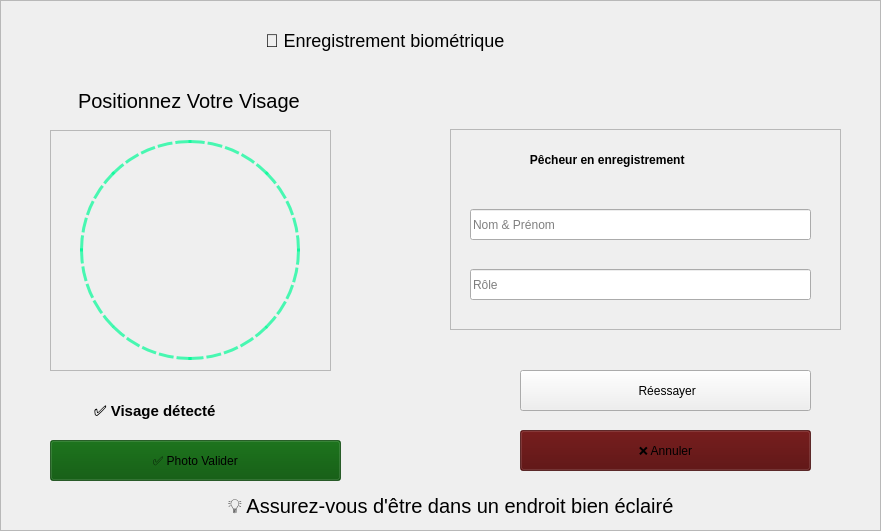
     <widget class="QFrame" name="framefaceidp">
      <property name="geometry">
       <rect>
        <x>550</x>
        <y>160</y>
        <width>881</width>
        <height>531</height>
       </rect>
      </property>
      <property name="frameShape">
       <enum>QFrame::Shape::StyledPanel</enum>
      </property>
      <property name="frameShadow">
       <enum>QFrame::Shadow::Raised</enum>
      </property>
      <widget class="QLabel" name="faceGuideCircle_4p">
       <property name="geometry">
        <rect>
         <x>80</x>
         <y>140</y>
         <width>220</width>
         <height>220</height>
        </rect>
       </property>
       <property name="minimumSize">
        <size>
         <width>220</width>
         <height>220</height>
        </size>
       </property>
       <property name="maximumSize">
        <size>
         <width>220</width>
         <height>220</height>
        </size>
       </property>
       <property name="styleSheet">
        <string notr="true">border: 3px dashed rgba(0, 250, 150, 0.7);
border-radius: 110px;
background: transparent;</string>
       </property>
       <property name="text">
        <string/>
       </property>
      </widget>
      <widget class="QFrame" name="frame_10p">
       <property name="geometry">
        <rect>
         <x>50</x>
         <y>130</y>
         <width>281</width>
         <height>241</height>
        </rect>
       </property>
       <property name="styleSheet">
        <string notr="true"/>
       </property>
       <property name="frameShape">
        <enum>QFrame::Shape::StyledPanel</enum>
       </property>
       <property name="frameShadow">
        <enum>QFrame::Shadow::Raised</enum>
       </property>
      </widget>
      <widget class="QLabel" name="label_legend_chalutier_11p">
       <property name="geometry">
        <rect>
         <x>70</x>
         <y>80</y>
         <width>251</width>
         <height>41</height>
        </rect>
       </property>
       <property name="styleSheet">
        <string notr="true">
                                        
                                        font-size: 20px;
                                        padding: 3px;
 border-radius: 15px;</string>
       </property>
       <property name="text">
        <string>Positionnez Votre Visage</string>
       </property>
      </widget>
      <widget class="QLabel" name="label_legend_chalutier_12p">
       <property name="geometry">
        <rect>
         <x>220</x>
         <y>490</y>
         <width>491</width>
         <height>31</height>
        </rect>
       </property>
       <property name="styleSheet">
        <string notr="true">
                                        
                                        font-size: 20px;
                                        padding: 3px;
border-radius: 15px;</string>
       </property>
       <property name="text">
        <string>💡 Assurez-vous d'être dans un endroit bien éclairé</string>
       </property>
      </widget>
      <widget class="QFrame" name="frame_11p">
       <property name="geometry">
        <rect>
         <x>450</x>
         <y>129</y>
         <width>391</width>
         <height>201</height>
        </rect>
       </property>
       <property name="frameShape">
        <enum>QFrame::Shape::StyledPanel</enum>
       </property>
       <property name="frameShadow">
        <enum>QFrame::Shadow::Raised</enum>
       </property>
       <widget class="QLabel" name="label_legend_chalutier_13p">
        <property name="geometry">
         <rect>
          <x>10</x>
          <y>10</y>
          <width>371</width>
          <height>41</height>
         </rect>
        </property>
        <property name="styleSheet">
         <string notr="true">font-weight:700</string>
        </property>
        <property name="text">
         <string>                     Pêcheur en enregistrement</string>
        </property>
       </widget>
       <widget class="QLineEdit" name="lineEdit_11p">
        <property name="geometry">
         <rect>
          <x>20</x>
          <y>80</y>
          <width>341</width>
          <height>31</height>
         </rect>
        </property>
        <property name="text">
         <string/>
        </property>
        <property name="placeholderText">
         <string>Nom &amp; Prénom</string>
        </property>
       </widget>
       <widget class="QLineEdit" name="lineEdit_12p">
        <property name="geometry">
         <rect>
          <x>20</x>
          <y>140</y>
          <width>341</width>
          <height>31</height>
         </rect>
        </property>
        <property name="text">
         <string/>
        </property>
        <property name="placeholderText">
         <string>Rôle</string>
        </property>
       </widget>
      </widget>
      <widget class="QPushButton" name="pushButton_10p">
       <property name="geometry">
        <rect>
         <x>520</x>
         <y>370</y>
         <width>291</width>
         <height>41</height>
        </rect>
       </property>
       <property name="styleSheet">
        <string notr="true"/>
       </property>
       <property name="text">
        <string> Réessayer</string>
       </property>
      </widget>
      <widget class="QPushButton" name="pushButton_11p">
       <property name="geometry">
        <rect>
         <x>520</x>
         <y>430</y>
         <width>291</width>
         <height>41</height>
        </rect>
       </property>
       <property name="styleSheet">
        <string notr="true">#pushButton_11p{background-color: rgba(80, 0, 0, 0.7);}
#pushButton_11p:hover{
	
	background-color: rgb(162, 15, 18);}
</string>
       </property>
       <property name="text">
        <string>❌ Annuler</string>
       </property>
      </widget>
      <widget class="QPushButton" name="bmi_6p">
       <property name="geometry">
        <rect>
         <x>50</x>
         <y>440</y>
         <width>291</width>
         <height>41</height>
        </rect>
       </property>
       <property name="styleSheet">
        <string notr="true">#bmi_6p{background-color:rgba(0, 80, 0, 0.7);}
#bmi_6p:hover{
	
	background-color: rgb(70, 140, 58);}</string>
       </property>
       <property name="text">
        <string>✅ Photo Valider</string>
       </property>
      </widget>
      <widget class="QLabel" name="label_8p">
       <property name="geometry">
        <rect>
         <x>70</x>
         <y>390</y>
         <width>241</width>
         <height>61</height>
        </rect>
       </property>
       <property name="styleSheet">
        <string notr="true">
    font-weight: 700;
    font-size: 15px;
    margin-bottom:20px;
    padding: 10px 20px;</string>
       </property>
       <property name="text">
        <string>✅ Visage détecté</string>
       </property>
      </widget>
      <widget class="QLabel" name="labelfp_2">
       <property name="geometry">
        <rect>
         <x>40</x>
         <y>20</y>
         <width>791</width>
         <height>41</height>
        </rect>
       </property>
       <property name="styleSheet">
        <string notr="true">

font-size:18px;</string>
       </property>
       <property name="text">
        <string>                                             🧬 Enregistrement biométrique</string>
       </property>
      </widget>
      <widget class="QPushButton" name="pushButton_4p_11">
       <property name="geometry">
        <rect>
         <x>580</x>
         <y>370</y>
         <width>61</width>
         <height>41</height>
        </rect>
       </property>
       <property name="styleSheet">
        <string notr="true">border:none;
image: url(:/res/rafraichir.png);
background-color:transparent;</string>
       </property>
       <property name="text">
        <string/>
       </property>
      </widget>
      <zorder>frame_10p</zorder>
      <zorder>faceGuideCircle_4p</zorder>
      <zorder>label_legend_chalutier_11p</zorder>
      <zorder>label_legend_chalutier_12p</zorder>
      <zorder>frame_11p</zorder>
      <zorder>pushButton_10p</zorder>
      <zorder>pushButton_11p</zorder>
      <zorder>bmi_6p</zorder>
      <zorder>label_8p</zorder>
      <zorder>labelfp_2</zorder>
      <zorder>pushButton_4p_11</zorder>
     </widget>
